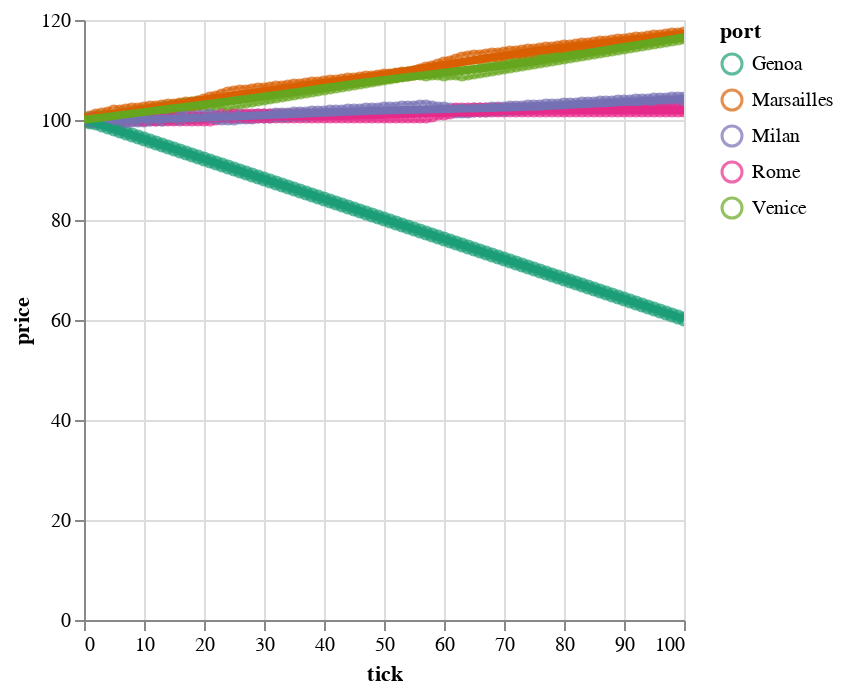

Source (notebook cell):
### Code cell
def plot_prices_by_port(ports: pl.DataFrame, color='dark2'):
    base = alt.Chart(ports).encode(
        x='tick:Q',
        y='price:Q',
        color=alt.Color('port:O').scale(scheme=color),
    )
    lines = base.transform_loess('tick', 'price', bandwidth=.5, groupby=['port']).mark_line(size=4)
    return (base.mark_point() + lines).interactive() 
plot_prices_by_port(markets)

### Figure 1 — Vega-Lite specification as saved in the notebook (floating-point values rounded to 4 significant figures; data arrays with more than 128 entries replaced by an {"elided": "..."} marker saying what was removed)
{"config": {"view": {"continuousWidth": 300, "continuousHeight": 300}}, "layer": [{"mark": {"type": "point"}, "encoding": {"color": {"field": "port", "scale": {"scheme": "dark2"}, "type": "ordinal"}, "x": {"field": "tick", "type": "quantitative"}, "y": {"field": "price", "type": "quantitative"}}, "name": "view_2"}, {"mark": {"type": "line", "size": 4}, "encoding": {"color": {"field": "port", "scale": {"scheme": "dark2"}, "type": "ordinal"}, "x": {"field": "tick", "type": "quantitative"}, "y": {"field": "price", "type": "quantitative"}}, "transform": [{"loess": "price", "on": "tick", "bandwidth": 0.5, "groupby": ["port"]}]}], "data": {"name": "data-7df993e0d7bfc91602aa35fad6547e6c"}, "params": [{"name": "param_3", "select": {"type": "interval", "encodings": ["x", "y"]}, "bind": "scales", "views": ["view_2"]}], "$schema": "https://vega.github.io/schema/vega-lite/v5.8.0.json", "datasets": {"data-7df993e0d7bfc91602aa35fad6547e6c": {"elided": "505 records"}}}
